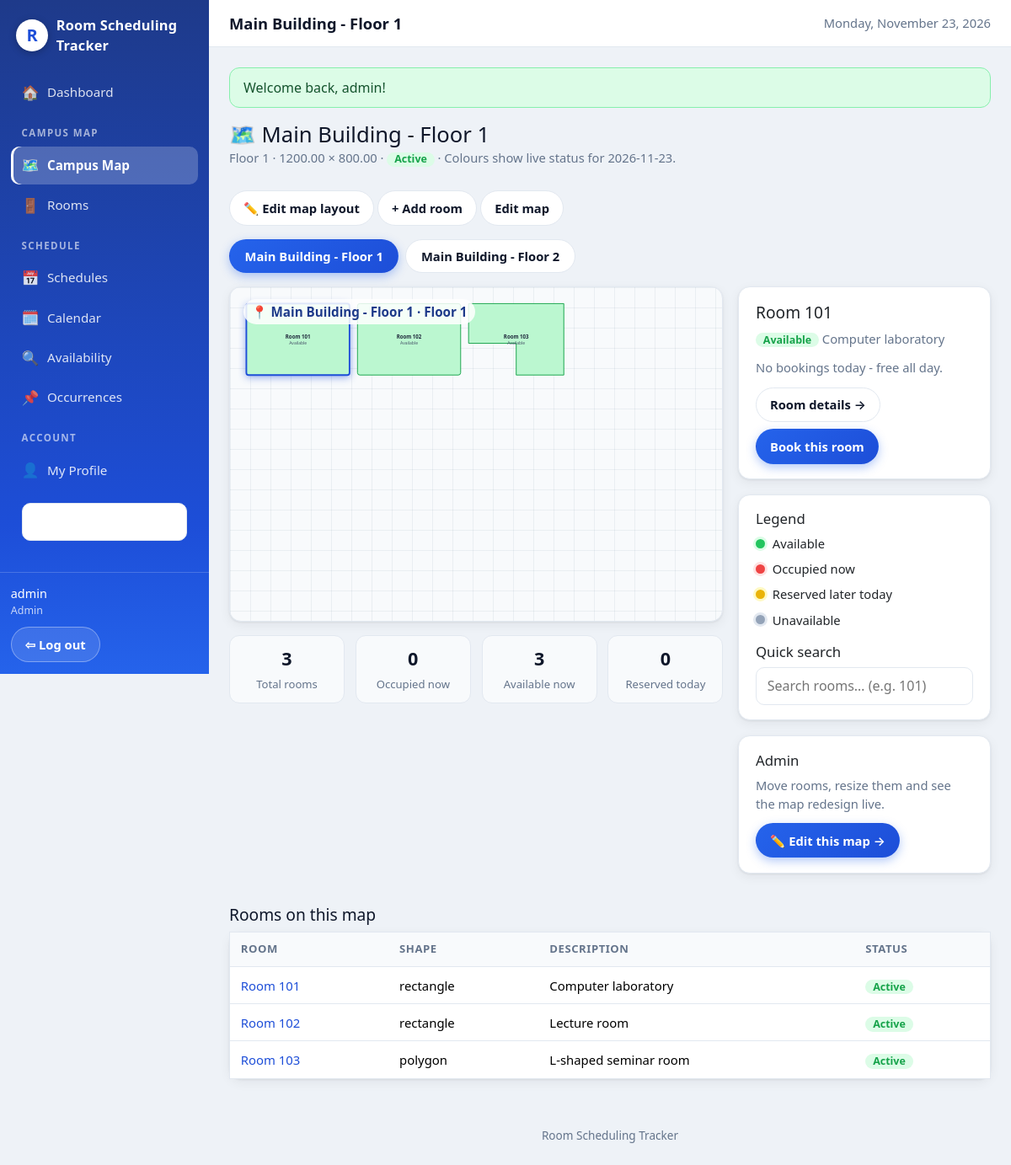
The page /maps/1 (signed in) on the database its author committed.
### tables this page shows
CREATE TABLE IF NOT EXISTS tblMaps (
  map_id           INT UNSIGNED NOT NULL AUTO_INCREMENT,
  map_name         VARCHAR(100) NOT NULL,
  floor_number     INT NOT NULL,
  map_width        DECIMAL(10,2) NOT NULL,
  map_height       DECIMAL(10,2) NOT NULL,
  background_image VARCHAR(255) NULL,
  decorations      TEXT NULL,
  map_status       VARCHAR(20) NOT NULL DEFAULT 'active',
  created_at       DATETIME NOT NULL DEFAULT CURRENT_TIMESTAMP,
  updated_at       DATETIME NOT NULL DEFAULT CURRENT_TIMESTAMP ON UPDATE CURRENT_TIMESTAMP,
  PRIMARY KEY (map_id),
  KEY idx_maps_status (map_status)
);

CREATE TABLE IF NOT EXISTS tblRooms (
  room_id          INT UNSIGNED NOT NULL AUTO_INCREMENT,
  map_id           INT UNSIGNED NOT NULL,
  room_name        VARCHAR(100) NOT NULL,
  shape_type       VARCHAR(20)  NOT NULL DEFAULT 'rectangle',
  shape_data       JSON NOT NULL,
  room_description VARCHAR(255) NULL,
  room_image       VARCHAR(255) NULL,
  room_status      VARCHAR(20)  NOT NULL DEFAULT 'active',
  created_at       DATETIME NOT NULL DEFAULT CURRENT_TIMESTAMP,
  updated_at       DATETIME NOT NULL DEFAULT CURRENT_TIMESTAMP ON UPDATE CURRENT_TIMESTAMP,
  PRIMARY KEY (room_id),
  UNIQUE KEY uq_rooms_map_name (map_id, room_name),
  CONSTRAINT fk_rooms_map FOREIGN KEY (map_id)
    REFERENCES tblMaps (map_id) ON DELETE CASCADE ON UPDATE CASCADE,
  KEY idx_rooms_status (room_status)
);

### controllers/MapController.php (called while the page is built, shortened)
<?php
final class MapController
{
    public function show(int $id): void
    {
        $map = $this->maps->find($id);
        $today = date('Y-m-d');
        $rooms = $this->rooms->all($id);
        $todayOcc = $this->occurrences->forDateRange($today, $today, null);
        $busyIds = [];
        view('maps/show', [
            'title' => $map['map_name'],
            'map' => $map, 'maps' => $this->maps->all(true), 'rooms' => $rooms,
            'busy' => $busyIds, 'today' => $todayOcc, 'today_date' => $today,
            'extra_js' => 'assets/js/map.js',
        ]);
    }
}

### core/Database.php (called while the page is built, shortened)
<?php
final class Database
{
    private PDO $pdo;
    private function __construct(array $db)
    {
        $driver = $db['driver'] ?? 'mysql';
        try {
            if ($driver === 'sqlite') {
                $dir = dirname($db['path']);
                if (!is_dir($dir)) {
                    mkdir($dir, 0755, true);
                }
                $this->pdo = new PDO('sqlite:' . $db['path']);
                $this->pdo->exec('PRAGMA foreign_keys = ON');
            } else {
                $dsn = sprintf(
                    'mysql:host=%s;port=%s;dbname=%s;charset=%s',
                    $db['host'], $db['port'], $db['database'], $db['charset']
                );
                $this->pdo = new PDO($dsn, $db['username'], $db['password'], [
                    PDO::ATTR_ERRMODE            => PDO::ERRMODE_EXCEPTION,
                    PDO::ATTR_DEFAULT_FETCH_MODE => PDO::FETCH_ASSOC,
                    PDO::ATTR_EMULATE_PREPARES   => false,
                ]);
                return;
            }
            $this->pdo->setAttribute(PDO::ATTR_ERRMODE, PDO::ERRMODE_EXCEPTION);
            $this->pdo->setAttribute(PDO::ATTR_DEFAULT_FETCH_MODE, PDO::FETCH_ASSOC);
            $this->pdo->setAttribute(PDO::ATTR_EMULATE_PREPARES, false);
        } catch (PDOException $e) {
            throw new PDOException(
                'Could not connect to the database. Check your .env DB_* settings '
                . 'and make sure the database from database/rst_db.sql exists. '
                . 'Driver error: ' . $e->getMessage(),
                (int) $e->getCode(),
                $e
            );
        }
    }
    public function all(string $sql, array $params = []): array
    {
        $stmt = $this->pdo->prepare($sql);
        $stmt->execute($params);
        return $stmt->fetchAll();
    }
    public function one(string $sql, array $params = []): ?array
    {
        $rows = $this->all($sql, $params);
        return $rows[0] ?? null;
    }
}

### models/Map.php (called while the page is built, shortened)
<?php
final class Map
{
    public function find(int $id): ?array
    {
        return $this->db->one('SELECT * FROM tblMaps WHERE map_id = ?', [$id]);
    }
    public function all(bool $activeOnly = false): array
    {
        $sql = 'SELECT m.*, (SELECT COUNT(*) FROM tblRooms r WHERE r.map_id = m.map_id) AS room_count
                FROM tblMaps m';
        if ($activeOnly) {
            $sql .= " WHERE m.map_status = 'active'";
        }
        return $this->db->all($sql . ' ORDER BY m.floor_number, m.map_name');
    }
}

### core/Auth.php (called while the page is built, shortened)
<?php
final class Auth
{
    public static function user(): ?array
    {
        return $_SESSION['user'] ?? null;
    }
    public static function role(): ?string
    {
        return self::user()['role'] ?? null;
    }
    public static function isAdmin(): bool
    {
        return self::role() === 'admin';
    }
}

### models/Room.php (called while the page is built, shortened)
<?php
final class Room
{
    public function all(?int $mapId = null, bool $activeOnly = false): array
    {
        $sql = 'SELECT r.*, m.map_name, m.floor_number
                FROM tblRooms r JOIN tblMaps m ON m.map_id = r.map_id';
        $params = [];
        $where = [];
        if ($mapId !== null) {
            $where[] = 'r.map_id = ?';
            $params[] = $mapId;
        }
        if ($where) {
            $sql .= ' WHERE ' . implode(' AND ', $where);
        }
        return $this->db->all($sql . ' ORDER BY m.floor_number, r.room_name', $params);
    }
    public static function shapeCentre(array $room): array
    {
        $shape = json_decode((string) ($room['shape_data'] ?? ''), true) ?: [];
        $type = $room['shape_type'] ?? ($shape['type'] ?? 'rectangle');
        if ($type === 'rectangle') {
            return [
                (float) ($shape['x'] ?? 0) + (float) ($shape['width'] ?? 100) / 2,
                (float) ($shape['y'] ?? 0) + (float) ($shape['height'] ?? 80) / 2,
            ];
        }
        $xs = $ys = [];
        foreach ($shape['points'] ?? [] as $p) {
            $xs[] = (float) ($p['x'] ?? 0);
            $ys[] = (float) ($p['y'] ?? 0);
        }
        return [(min($xs) + max($xs)) / 2, (min($ys) + max($ys)) / 2];
    }
}

### views/maps/show.php (the view)
<div class="page-head">
  <div>
    <h1>🗺️ <?= e($map['map_name']) ?></h1>
    <p class="muted">Floor <?= (int) $map['floor_number'] ?> · <?= e((string) $map['map_width']) ?> × <?= e((string) $map['map_height']) ?> · <?= status_badge($map['map_status']) ?> · Colours show live status for <?= e($today_date) ?>.</p>
  </div>
  <div>
    <?php if (\App\Core\Auth::isAdmin()): ?>
      <a class="btn" href="<?= url('maps/' . (int) $map['map_id'] . '/editor') ?>">✏️ Edit map layout</a>
      <a class="btn" href="<?= url('rooms/create?map_id=' . (int) $map['map_id']) ?>">+ Add room</a>
      <a class="btn" href="<?= url('maps/' . (int) $map['map_id'] . '/edit') ?>">Edit map</a>
    <?php endif; ?>
  </div>
</div>
<?php $show_editor_link = true; require __DIR__ . '/_interactive_map.php'; ?>
<h2 style="margin-top:1.2rem">Rooms on this map</h2>
<?php if (empty($rooms)): ?><p class="muted">No rooms on this map yet.</p>
<?php else: ?>
<table class="table card">
  <thead><tr><th>Room</th><th>Shape</th><th>Description</th><th>Status</th></tr></thead>
  <tbody>
    <?php foreach ($rooms as $room): ?>
    <tr>
      <td><a href="<?= url('rooms/' . (int) $room['room_id']) ?>"><?= e($room['room_name']) ?></a></td>
      <td><?= e($room['shape_type']) ?></td>
      <td><?= e($room['room_description'] ?? '') ?></td>
      <td><?= status_badge($room['room_status']) ?></td>
    </tr>
    <?php endforeach; ?>
  </tbody>
</table>
<?php endif; ?>

### core/helpers.php (shortened to what this page needs)
<?php
function e(?string $value): string
{
    return htmlspecialchars($value ?? '', ENT_QUOTES, 'UTF-8');
}
function base_path(): string
{
    static $base = null;
    if ($base !== null) {
        return $base;
    }
    $base = '';
    $appUrl = getenv('APP_URL');
    if ($appUrl !== false && $appUrl !== '') {
        $p = parse_url($appUrl, PHP_URL_PATH);
    } elseif (isset($_SERVER['SCRIPT_NAME'])) {
        $script = str_replace('\\', '/', (string) $_SERVER['SCRIPT_NAME']);
        if (basename($script) === 'index.php') {
            $dir = rtrim(dirname($script), '/');
            $base = ($dir === '/' || $dir === '.' || $dir === '\\') ? '' : $dir;
        }
    }
    return $base;
}
function url(string $path = ''): string
{
    $path = ltrim($path, '/');
    return base_path() . ($path === '' ? '/' : '/' . $path);
}
function status_badge(string $status): string
{
    $map = [
        'active' => 'green', 'scheduled' => 'green',
        'cancelled' => 'red', 'archived' => 'gray', 'completed' => 'blue',
        'unavailable' => 'red', 'skipped' => 'amber', 'moved' => 'blue',
        'modified' => 'blue',
    ];
    $class = $map[strtolower($status)] ?? 'gray';
    return '<span class="badge badge-' . $class . '">' . e(ucfirst($status)) . '</span>';
}

### views/maps/_interactive_map.php (shortened to what this page needs)
<?php
$todayByRoom = [];
$counts = ['total' => count($rooms), 'free' => 0, 'busy' => 0, 'reserved' => 0, 'unavailable' => 0];
foreach ($rooms as $r) {
    $counts['free']++;
}
?>
<div class="floor-tabs" role="tablist">
  <?php foreach ($maps as $m): ?>
    <a class="floor-tab <?= (int) $m['map_id'] === (int) $map['map_id'] ? 'active' : '' ?>"
       href="<?= isset($tab_url_prefix) ? e($tab_url_prefix . (int) $m['map_id']) : url('maps/' . (int) $m['map_id']) ?>"
       role="tab"><?= e($m['map_name']) ?></a>
  <?php endforeach; ?>
</div>
<div class="map-layout">
  <div>
    <div class="map-canvas card" style="margin-bottom:0">
      <span class="map-title">📍 <?= e($map['map_name']) ?> · Floor <?= (int) $map['floor_number'] ?></span>
      <svg viewBox="0 0 <?= (int) $map['map_width'] ?> <?= (int) $map['map_height'] ?>" role="img" aria-label="Floor map of <?= e($map['map_name']) ?>">
        <?= Map::decorationsToSvg(json_decode((string) ($map['decorations'] ?? ''), true) ?: []) ?>
        <?php foreach ($rooms as $r):
          $rid = (int) $r['room_id'];
          if (($r['room_status'] ?? 'active') !== 'active') { $status = 'unavailable'; $fill = '#e2e8f0'; $stroke = '#94a3b8'; }
          elseif (isset($busy[$rid])) { $status = 'occupied'; $fill = '#fecaca'; $stroke = '#dc2626'; }
          elseif (!empty($todayByRoom[$rid])) { $status = 'reserved'; $fill = '#fef08a'; $stroke = '#ca8a04'; }
          else { $status = 'available'; $fill = '#bbf7d0'; $stroke = '#16a34a'; }
          [$cx, $cy] = Room::shapeCentre($r);
          $extra = sprintf('class="room-shape room-%s" data-status="%s" data-name="%s" data-desc="%s" stroke="%s" stroke-width="2"',
            $status, $status, e($r['room_name']), e($r['room_description'] ?? ''), $stroke);
          echo Room::shapeToSvg($r, $fill, $extra);
        ?>
          <text class="room-label" x="<?= $cx ?>" y="<?= $cy - 2 ?>" text-anchor="middle"><?= e($r['room_name']) ?></text>
          <text class="room-sub" x="<?= $cx ?>" y="<?= $cy + 14 ?>" text-anchor="middle"><?= $status === 'occupied' ? 'Occupied now' : ucfirst($status) ?></text>
        <?php endforeach; ?>
      </svg>
    </div>
    <?php if (empty($hide_map_stats)): ?>
    <div class="map-stats">
      <div class="map-stat"><strong><?= (int) $counts['total'] ?></strong><span>Total rooms</span></div>
      <div class="map-stat"><strong><?= (int) $counts['busy'] ?></strong><span>Occupied now</span></div>
      <div class="map-stat"><strong><?= (int) $counts['free'] ?></strong><span>Available now</span></div>
      <div class="map-stat"><strong><?= (int) $counts['reserved'] ?></strong><span>Reserved today</span></div>
    </div>
    <?php endif; ?>
  </div>
  <aside>
    <div class="card room-panel" id="room-panel">
      <h2 id="panel-title">Select a room</h2>
      <p class="muted" id="panel-desc">Click any room on the map to see what's happening there today.</p>
      <div id="panel-body"></div>
      <div class="panel-actions" id="panel-actions"></div>
    </div>
    <div class="card">
      <h3>Legend</h3>
      <div class="map-legend">
        <span class="legend-item"><span class="dot dot-free"></span> Available</span>
        <span class="legend-item"><span class="dot dot-busy"></span> Occupied now</span>
        <span class="legend-item"><span class="dot dot-reserved"></span> Reserved later today</span>
        <span class="legend-item"><span class="dot dot-unavailable"></span> Unavailable</span>
      </div>
      <h3 style="margin-top:1rem">Quick search</h3>
      <input class="search-box" type="search" id="room-search" placeholder="Search rooms… (e.g. 101)">
    </div>
    <?php if (!empty($show_editor_link) && \App\Core\Auth::isAdmin()): ?>
    <div class="card">
      <h3>Admin</h3>
      <p class="muted">Move rooms, resize them and see the map redesign live.</p>
      <a class="btn btn-primary" href="<?= url('maps/' . (int) $map['map_id'] . '/editor') ?>">✏️ Edit this map →</a>
    </div>
    <?php endif; ?>
  </aside>
</div>

### rows shown on the page
tblmaps: map_name "Main Building - Floor 1", floor_number "1", map_width "1200.00", map_height "800.00", map_status "Active"
tblmaps: map_name "Main Building - Floor 2"
tblrooms: room_name "Room 101", status "Available", shape_type "rectangle", room_description "Computer laboratory", room_status "Active"
tblrooms: room_name "Room 102", status "Available", shape_type "rectangle", room_description "Lecture room", room_status "Active"
tblrooms: room_name "Room 103", status "Available", shape_type "polygon", room_description "L-shaped seminar room", room_status "Active"

### other values the page prints
$title "Main Building - Floor 1"
$f['message'] "Welcome back, admin!"
$counts['total'] "3"
$counts['busy'] "0"
$counts['free'] "3"
$counts['reserved'] "0"
